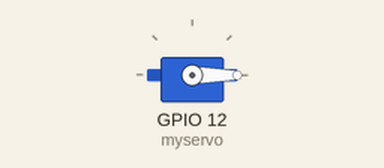
Recording of a sketch running on a simulated ESP32. On the bench: servo.

Above: at 0.05 s.
At 1.0 s:
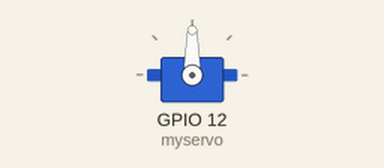
At 1.75 s:
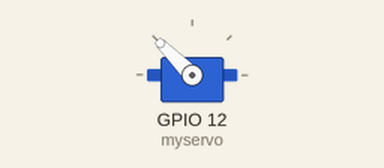
At 3.5 s:
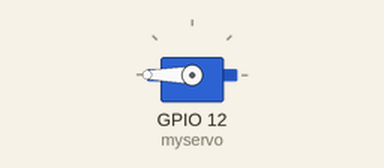
Timing chart, 0 to 8.1 s (numbered marks = the images above):
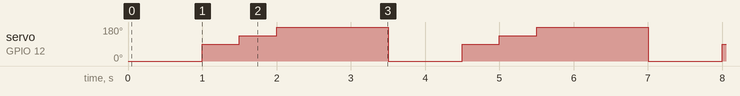

Measured:
- by itself, servo on GPIO 12 (myservo): repeats every 3.5 s: 135° 0.50 s, 180° 1.5 s, 0° 1.0 s, 90° 0.50 s

The sketch:

UPSI_SERVO.ino
```cpp
/*
     Servo Motor Control using the Arduino Servo Library
           by Dejan, https://howtomechatronics.com
*/

#include <ESP32_Servo.h>

Servo myservo;  // create servo object to control a servo

void setup() {
  myservo.attach(12);  // (pin, min, max)
}

void loop() {
  myservo.write(0);  // tell servo to go to a particular angle
  delay(1000);

  myservo.write(90);
  delay(500);

  myservo.write(135);
  delay(500);

  myservo.write(180);
  delay(1500);
}
```
